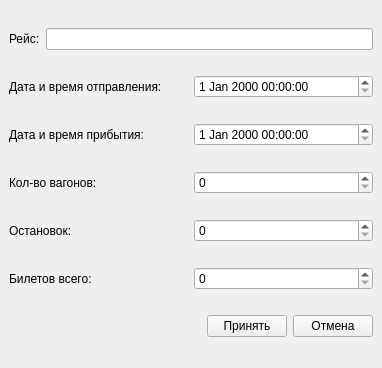
<?xml version="1.0" encoding="UTF-8"?>
<ui version="4.0">
 <class>MainWindow</class>
 <widget class="QMainWindow" name="MainWindow">
  <property name="geometry">
   <rect>
    <x>0</x>
    <y>0</y>
    <width>382</width>
    <height>368</height>
   </rect>
  </property>
  <property name="windowTitle">
   <string>MainWindow</string>
  </property>
  <widget class="QWidget" name="centralwidget">
   <layout class="QVBoxLayout" name="verticalLayout">
    <item>
     <layout class="QHBoxLayout" name="horizontalLayout">
      <item>
       <widget class="QLabel" name="label">
        <property name="text">
         <string>Рейс:</string>
        </property>
       </widget>
      </item>
      <item>
       <widget class="QLineEdit" name="lineEdit"/>
      </item>
     </layout>
    </item>
    <item>
     <layout class="QHBoxLayout" name="horizontalLayout_2">
      <item>
       <widget class="QLabel" name="label_2">
        <property name="text">
         <string>Дата и время отправления:</string>
        </property>
       </widget>
      </item>
      <item>
       <widget class="QDateTimeEdit" name="dateTimeEdit"/>
      </item>
     </layout>
    </item>
    <item>
     <layout class="QHBoxLayout" name="horizontalLayout_3">
      <item>
       <widget class="QLabel" name="label_3">
        <property name="text">
         <string>Дата и время прибытия:</string>
        </property>
       </widget>
      </item>
      <item>
       <widget class="QDateTimeEdit" name="dateTimeEdit_2"/>
      </item>
     </layout>
    </item>
    <item>
     <layout class="QHBoxLayout" name="horizontalLayout_4">
      <item>
       <widget class="QLabel" name="label_4">
        <property name="text">
         <string>Кол-во вагонов:</string>
        </property>
       </widget>
      </item>
      <item>
       <widget class="QSpinBox" name="spinBox"/>
      </item>
     </layout>
    </item>
    <item>
     <layout class="QHBoxLayout" name="horizontalLayout_5">
      <item>
       <widget class="QLabel" name="label_5">
        <property name="text">
         <string>Остановок:</string>
        </property>
       </widget>
      </item>
      <item>
       <widget class="QSpinBox" name="spinBox_2"/>
      </item>
     </layout>
    </item>
    <item>
     <layout class="QHBoxLayout" name="horizontalLayout_6">
      <item>
       <widget class="QLabel" name="label_6">
        <property name="text">
         <string>Билетов всего:</string>
        </property>
       </widget>
      </item>
      <item>
       <widget class="QSpinBox" name="spinBox_3"/>
      </item>
     </layout>
    </item>
    <item>
     <layout class="QHBoxLayout" name="horizontalLayout_7">
      <item>
       <spacer name="horizontalSpacer">
        <property name="orientation">
         <enum>Qt::Horizontal</enum>
        </property>
        <property name="sizeHint" stdset="0">
         <size>
          <width>40</width>
          <height>20</height>
         </size>
        </property>
       </spacer>
      </item>
      <item>
       <widget class="QPushButton" name="pushButton_2">
        <property name="text">
         <string>Принять</string>
        </property>
       </widget>
      </item>
      <item>
       <widget class="QPushButton" name="pushButton">
        <property name="text">
         <string>Отмена</string>
        </property>
       </widget>
      </item>
     </layout>
    </item>
   </layout>
  </widget>
 </widget>
 <resources/>
 <connections/>
</ui>
